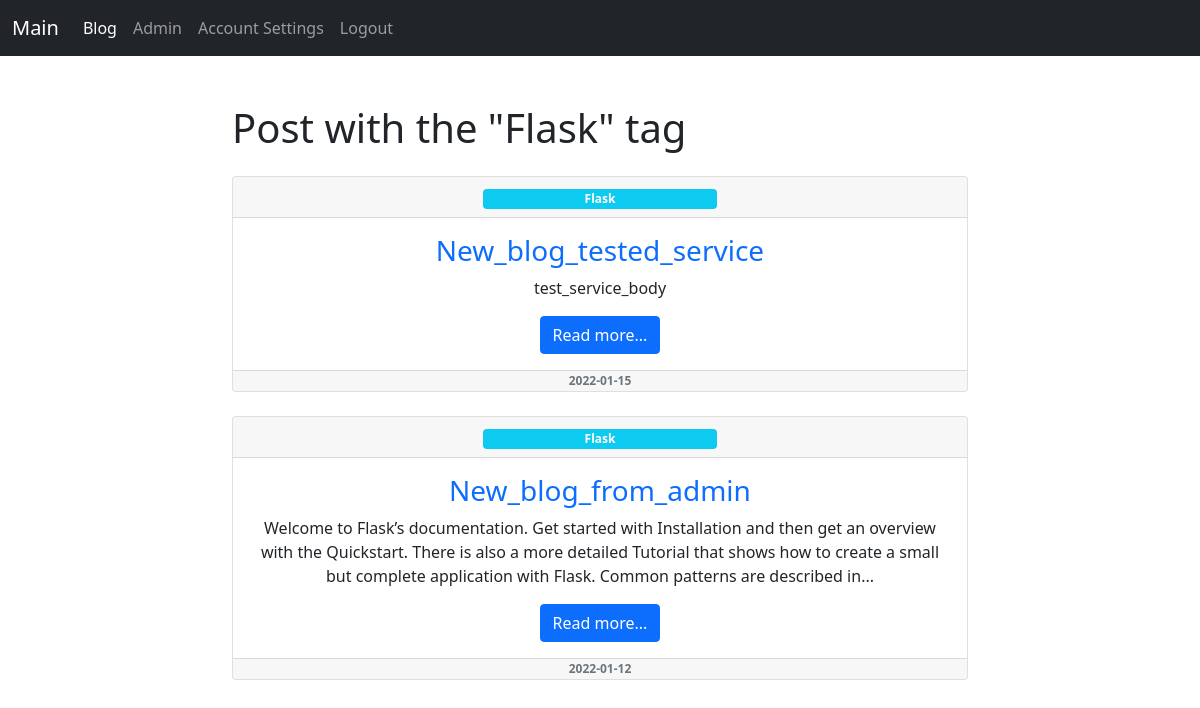
/blog/tags/Flask (signed in), run on the app's committed database.
### models/tag.py (models this page shows, shortened)
class Tag(db.Model):
    id = db.Column(db.Integer, primary_key=True)
    title = db.Column(db.String(140))
    slug = db.Column(db.String(140), unique=True)

### models/post.py (models this page shows, shortened)
class Posts(db.Model):
    id = db.Column(db.Integer, primary_key=True)
    title = db.Column(db.String(140))
    slug = db.Column(db.String(140), unique=True)
    body = db.Column(db.Text)
    created = db.Column(db.DateTime, default=datetime.now())
    tags = db.relationship('Tag', secondary=posts_tags, backref=db.backref('posts'), lazy='dynamic')

### views/view_post.py (the view)
@posts.route('/tags/<slug>')
def tag_detail(slug):
    tag = Tag.query.filter(Tag.slug == slug).first_or_404()
    return render_template('post/tag_detail.html', tag=tag)

### templates/post/tag_detail.html (shortened to what this page needs)
{% extends 'base.html' %}
{% block content %}
<h1>Post with the "{{ tag.title }}" tag</h1>
    {% for post in tag.posts %}
    	{% include 'includes/card.html' %}
	{% endfor %}
{% endblock %}

### templates/base.html (shortened to what this page needs)
<!DOCTYPE html>
<html lang="en">
<head>
  <link href="https://cdn.jsdelivr.net/npm/bootstrap@5.1.3/dist/css/bootstrap.min.css" rel="stylesheet">
</head>
<body>
  <nav class="navbar navbar-expand-lg navbar-dark bg-dark mb-5">
    <div class="container-fluid">
      <a class="navbar-brand" href="{{ url_for('view_user.index') }}">Main</a>
      <div class="collapse navbar-collapse" id="navbarSupportedContent">
        <ul class="navbar-nav me-auto mb-2 mb-lg-0">
          <li class="nav-item">
            <a class="nav-link active" aria-current="page" href="{{ url_for('posts.post_list') }}">Blog</a>
          </li>
          {% if current_user.has_role('admin')%}
          <li class="nav-item">
            <a class="nav-link" href="/admin">Admin</a>
          </li>
          {% endif %}
          {% if current_user.is_authenticated %}
          <li class="nav-item">
            <a class="nav-link" href="{{ url_for('view_user.account_user') }}">Account Settings</a>
          </li>
          <li class="nav-item">
            <a class="nav-link" href="{{ url_for('view_user.logout') }}">Logout</a>
          </li>
          {% else %}
          <li class="nav-item">
            <a class="nav-link" href="{{ url_for('security.login') }}">Login</a>
          </li>
          {% endif %}
        </ul>
      </div>
    </div>
  </nav>
  <div class="container">
    <div class="row">
      <div class="col-8 mx-auto">
        {% block content %}
        {% endblock %}
      </div>
    </div>
  </div>
</body>
</html>

### templates/includes/card.html
<div class="card text-center mb-4 mt-4">
  <div class="card-header">
    {% for tag in post.tags %}
      <a style="text-decoration: none;" href="{{ url_for('posts.tag_detail', slug=tag.slug)}}">
        <div class="badge bg-info col-md-4">
            {{ tag.title }}
        </div>
        </a>
    {% endfor %}
  </div>
  <div class="card-body">
    <h3 class="card-title">
      <a style="text-decoration: none;" href="{{ url_for('posts.post_detail' , slug = post.slug) }}">
            {{ post.title }}
        </a>
      </h3>
      {% if post.body | count < 255 %}
    <p class="card-text">{{ post.body}}</p>
    {% else %}
        <p class="card-text"> {{ post.body | truncate(255)}}</p>
    {% endif %}
    <a href="{{ url_for('posts.post_detail' , slug = post.slug) }}" class="btn btn-primary">Read more...</a>
  </div>
  <div class="card-footer text-muted badge badge-light">
    {{ post.created.date() }}
  </div>
</div>

### data on the page
Tag: title "Flask"
Posts: title "New_blog_tested_service", body "test_service_body", created "2022-01-15"
Posts: title "New_blog_from_admin", body "Welcome to Flask’s documentation. Get started with Installation and then get an overview with the Quickstart. There is also a more detailed Tutorial that shows how to create a small but complete application with Flask. Common patterns are described in...", created "2022-01-12"
